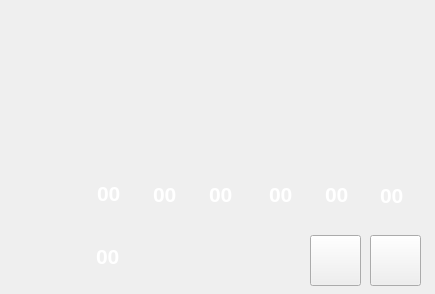
<?xml version="1.0" encoding="UTF-8"?>
<ui version="4.0">
 <class>MainWindow</class>
 <widget class="QMainWindow" name="MainWindow">
  <property name="geometry">
   <rect>
    <x>0</x>
    <y>0</y>
    <width>435</width>
    <height>294</height>
   </rect>
  </property>
  <property name="windowTitle">
   <string>双色球彩票选号器</string>
  </property>
  <property name="styleSheet">
   <string notr="true">border-image: url(:/back/双色球彩票选号器.jpg);</string>
  </property>
  <widget class="QWidget" name="centralwidget">
   <widget class="QLabel" name="label">
    <property name="geometry">
     <rect>
      <x>97</x>
      <y>178</y>
      <width>31</width>
      <height>31</height>
     </rect>
    </property>
    <property name="font">
     <font>
      <pointsize>16</pointsize>
      <weight>75</weight>
      <bold>true</bold>
     </font>
    </property>
    <property name="autoFillBackground">
     <bool>false</bool>
    </property>
    <property name="styleSheet">
     <string notr="true">color: rgb(255, 255, 255);</string>
    </property>
    <property name="text">
     <string>00</string>
    </property>
   </widget>
   <widget class="QLabel" name="label_2">
    <property name="geometry">
     <rect>
      <x>153</x>
      <y>179</y>
      <width>31</width>
      <height>31</height>
     </rect>
    </property>
    <property name="font">
     <font>
      <pointsize>16</pointsize>
      <weight>75</weight>
      <bold>true</bold>
     </font>
    </property>
    <property name="autoFillBackground">
     <bool>false</bool>
    </property>
    <property name="styleSheet">
     <string notr="true">color: rgb(255, 255, 255);</string>
    </property>
    <property name="text">
     <string>00</string>
    </property>
   </widget>
   <widget class="QLabel" name="label_3">
    <property name="geometry">
     <rect>
      <x>209</x>
      <y>179</y>
      <width>31</width>
      <height>31</height>
     </rect>
    </property>
    <property name="font">
     <font>
      <pointsize>16</pointsize>
      <weight>75</weight>
      <bold>true</bold>
     </font>
    </property>
    <property name="autoFillBackground">
     <bool>false</bool>
    </property>
    <property name="styleSheet">
     <string notr="true">color: rgb(255, 255, 255);</string>
    </property>
    <property name="text">
     <string>00</string>
    </property>
   </widget>
   <widget class="QLabel" name="label_4">
    <property name="geometry">
     <rect>
      <x>269</x>
      <y>179</y>
      <width>31</width>
      <height>31</height>
     </rect>
    </property>
    <property name="font">
     <font>
      <pointsize>16</pointsize>
      <weight>75</weight>
      <bold>true</bold>
     </font>
    </property>
    <property name="autoFillBackground">
     <bool>false</bool>
    </property>
    <property name="styleSheet">
     <string notr="true">color: rgb(255, 255, 255);</string>
    </property>
    <property name="text">
     <string>00</string>
    </property>
   </widget>
   <widget class="QLabel" name="label_5">
    <property name="geometry">
     <rect>
      <x>325</x>
      <y>179</y>
      <width>31</width>
      <height>31</height>
     </rect>
    </property>
    <property name="font">
     <font>
      <pointsize>16</pointsize>
      <weight>75</weight>
      <bold>true</bold>
     </font>
    </property>
    <property name="autoFillBackground">
     <bool>false</bool>
    </property>
    <property name="styleSheet">
     <string notr="true">color: rgb(255, 255, 255);</string>
    </property>
    <property name="text">
     <string>00</string>
    </property>
   </widget>
   <widget class="QLabel" name="label_6">
    <property name="geometry">
     <rect>
      <x>380</x>
      <y>180</y>
      <width>31</width>
      <height>31</height>
     </rect>
    </property>
    <property name="font">
     <font>
      <pointsize>16</pointsize>
      <weight>75</weight>
      <bold>true</bold>
     </font>
    </property>
    <property name="autoFillBackground">
     <bool>false</bool>
    </property>
    <property name="styleSheet">
     <string notr="true">color: rgb(255, 255, 255);</string>
    </property>
    <property name="text">
     <string>00</string>
    </property>
   </widget>
   <widget class="QLabel" name="label_7">
    <property name="geometry">
     <rect>
      <x>96</x>
      <y>241</y>
      <width>31</width>
      <height>31</height>
     </rect>
    </property>
    <property name="font">
     <font>
      <pointsize>16</pointsize>
      <weight>75</weight>
      <bold>true</bold>
     </font>
    </property>
    <property name="autoFillBackground">
     <bool>false</bool>
    </property>
    <property name="styleSheet">
     <string notr="true">color: rgb(255, 255, 255);</string>
    </property>
    <property name="text">
     <string>00</string>
    </property>
   </widget>
   <widget class="QPushButton" name="pushButton">
    <property name="geometry">
     <rect>
      <x>310</x>
      <y>235</y>
      <width>51</width>
      <height>51</height>
     </rect>
    </property>
    <property name="styleSheet">
     <string notr="true">border-image: url(:/back/开始.jpg);</string>
    </property>
    <property name="text">
     <string/>
    </property>
   </widget>
   <widget class="QPushButton" name="pushButton_2">
    <property name="geometry">
     <rect>
      <x>370</x>
      <y>235</y>
      <width>51</width>
      <height>51</height>
     </rect>
    </property>
    <property name="styleSheet">
     <string notr="true">border-image: url(:/back/停止.jpg);</string>
    </property>
    <property name="text">
     <string/>
    </property>
   </widget>
  </widget>
 </widget>
 <resources>
  <include location="images/img.qrc"/>
 </resources>
 <connections/>
</ui>
